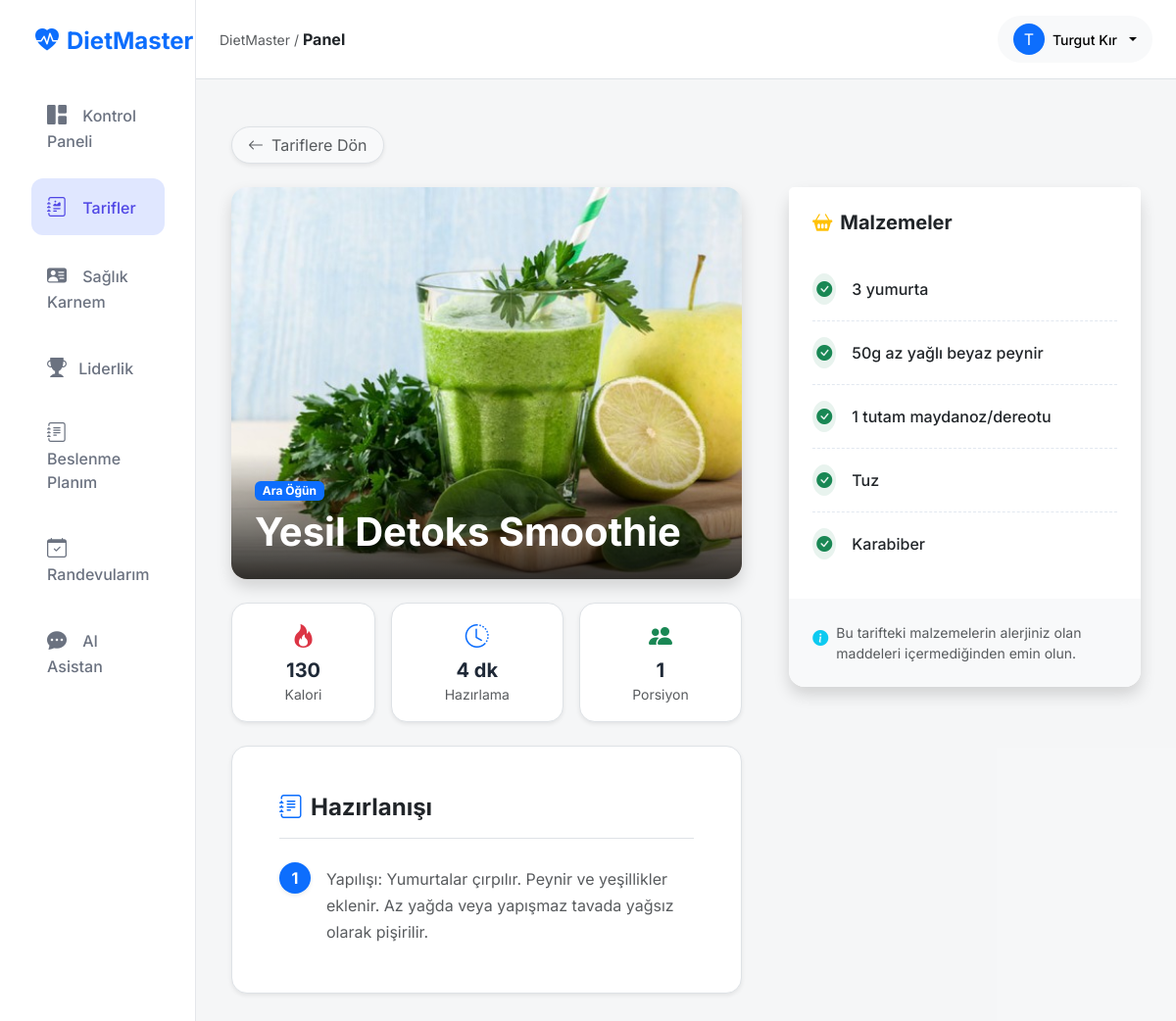
/recipes/3/ (signed in), run on the app's committed database.
### apps/users/models.py (models this page shows, shortened)
class CustomUser(AbstractUser):
    class Role(models.TextChoices):
        ADMIN = "ADMIN", "Diyetisyen (Admin)"
        STAFF = "STAFF", "Stajyer"
        CLIENT = "CLIENT", "Danışan"
        NEW_CLIENT = "NEW_CLIENT", "Yeni Üye (Potansiyel)"
    role = models.CharField(
        max_length=50,
        choices=Role.choices,
        default=Role.NEW_CLIENT,
        verbose_name="Kullanıcı Rolü"
    )
    phone_number = models.CharField(
        max_length=15,
        blank=True,
        null=True,
        verbose_name="Telefon Numarası"
    )
    profile_photo = models.ImageField(
        upload_to='profile_photos/',
        blank=True,
        null=True,
        verbose_name="Profil Fotoğrafı"
    )

### apps/recipes/models.py (models this page shows, shortened)
class Recipe(models.Model):
    STATUS_CHOICES = (
        ('PENDING', 'Onay Bekliyor'),
        ('APPROVED', 'Yayında'),
        ('REJECTED', 'Reddedildi'),
    )
    author = models.ForeignKey(
        settings.AUTH_USER_MODEL,
        on_delete=models.SET_NULL,
        null=True,
        blank=True,
        verbose_name="Ekleyen"
    )
    category = models.ForeignKey(Category, on_delete=models.CASCADE, related_name='recipes', verbose_name="Kategori")
    title = models.CharField(max_length=200, verbose_name="Tarif Başlığı")
    image = models.ImageField(upload_to='recipes/', verbose_name="Kapak Fotoğrafı")
    ingredients = models.TextField(verbose_name="Malzemeler", help_text="Her malzemeyi yeni bir satıra yazın.")
    instructions = models.TextField(verbose_name="Hazırlanışı", help_text="Her adımı yeni bir satıra yazın.")
    calories = models.PositiveIntegerField(verbose_name="Kalori (kcal)")
    prep_time = models.PositiveIntegerField(verbose_name="Hazırlama Süresi (dk)")
    status = models.CharField(max_length=10, choices=STATUS_CHOICES, default='APPROVED', verbose_name="Durum")
    created_at = models.DateTimeField(auto_now_add=True)
    class Meta:
        verbose_name = "Tarif"
        verbose_name_plural = "Tarifler"
        ordering = ['-created_at']
    @property
    def ingredient_list(self):
        return [x.strip() for x in self.ingredients.split('\n') if x.strip()]
    @property
    def instruction_list(self):
        return [x.strip() for x in self.instructions.split('\n') if x.strip()]

class Category(models.Model):
    name = models.CharField(max_length=100, verbose_name="Kategori Adı")
    slug = models.SlugField(unique=True, verbose_name="Slug")
    class Meta:
        verbose_name = "Kategori"
        verbose_name_plural = "Kategoriler"

### apps/recipes/views.py (the view)
# urls.py: path('<int:pk>/', views.recipe_detail, name='detail'),
@login_required
def recipe_detail(request, pk):
    recipe = get_object_or_404(Recipe, pk=pk)
    if request.user.role != 'ADMIN' and recipe.status != 'APPROVED':
        return HttpResponseForbidden("Bu tarifi görüntüleme yetkiniz yok.")
    related_recipes = Recipe.objects.filter(category=recipe.category, status='APPROVED').exclude(pk=pk)[:3]
    return render(request, 'recipes/recipe_detail.html', {'recipe': recipe, 'related_recipes': related_recipes})

### templates/recipes/recipe_detail.html (shortened to what this page needs)
{% extends 'base.html' %}
{% block content %}
<div class="container py-4">
    <a href="{% url 'recipes:list' %}" class="btn btn-light rounded-pill mb-4 border shadow-sm px-3 text-muted">
        <i class="bi bi-arrow-left me-2"></i>Tariflere Dön
    </a>
    <div class="row g-5">
        <div class="col-lg-7">
            <div class="rounded-4 overflow-hidden shadow mb-4 position-relative" style="height: 400px;">
                {% if recipe.image %}
                    <img src="{{ recipe.image.url }}" class="w-100 h-100 object-fit-cover" alt="{{ recipe.title }}">
                {% endif %}
                <div class="position-absolute bottom-0 start-0 w-100 p-4"
                     style="background: linear-gradient(to top, rgba(0,0,0,0.8), transparent);">
                    <span class="badge bg-primary mb-2">{{ recipe.category.name }}</span>
                    <h1 class="fw-bold text-white mb-0">{{ recipe.title }}</h1>
                </div>
            </div>
            <div class="d-flex gap-3 mb-4">
                <div class="flex-fill bg-white p-3 rounded-4 shadow-sm border text-center">
                    <i class="bi bi-fire text-danger fs-4 mb-1 d-block"></i>
                    <span class="fw-bold d-block h5 mb-0">{{ recipe.calories }}</span>
                    <small class="text-muted">Kalori</small>
                </div>
                <div class="flex-fill bg-white p-3 rounded-4 shadow-sm border text-center">
                    <i class="bi bi-clock-history text-primary fs-4 mb-1 d-block"></i>
                    <span class="fw-bold d-block h5 mb-0">{{ recipe.prep_time }} dk</span>
                    <small class="text-muted">Hazırlama</small>
                </div>
                <div class="flex-fill bg-white p-3 rounded-4 shadow-sm border text-center">
                    <i class="bi bi-people-fill text-success fs-4 mb-1 d-block"></i>
                    <span class="fw-bold d-block h5 mb-0">1</span>
                    <small class="text-muted">Porsiyon</small>
                </div>
            </div>
            <div class="bg-white p-4 p-md-5 rounded-4 shadow-sm border mb-4">
                <h4 class="fw-bold text-dark mb-4 border-bottom pb-3">
                    <i class="bi bi-journal-text me-2 text-primary"></i>Hazırlanışı
                </h4>
                <div class="vstack gap-4">
                    {% for step in recipe.instruction_list %}
                    <div class="d-flex">
                        <div class="flex-shrink-0 me-3">
                            <div class="bg-primary text-white rounded-circle d-flex align-items-center justify-content-center fw-bold shadow-sm"
                                 style="width: 32px; height: 32px;">
                                {{ forloop.counter }}
                            </div>
                        </div>
                        <div class="text-dark opacity-75 pt-1" style="line-height: 1.7;">
                            {{ step }}
                        </div>
                    </div>
                    {% endfor %}
                </div>
            </div>
        </div>
        <div class="col-lg-5">
            <div class="card border-0 shadow rounded-4 sticky-top" style="top: 2rem; z-index: 10;">
                <div class="card-header bg-white border-0 pt-4 px-4 pb-0">
                    <h5 class="fw-bold text-dark mb-0">
                        <i class="bi bi-basket2-fill me-2 text-warning"></i>Malzemeler
                    </h5>
                </div>
                <div class="card-body p-4">
                    <ul class="list-group list-group-flush">
                        {% for item in recipe.ingredient_list %}
                        <li class="list-group-item px-0 py-3 border-bottom-dashed d-flex align-items-center">
                            <i class="bi bi-check-circle-fill text-success bg-success bg-opacity-10 rounded-circle p-1 me-3"></i>
                            <span class="fw-medium text-dark">{{ item }}</span>
                        </li>
                        {% endfor %}
                    </ul>
                </div>
                <div class="card-footer bg-light border-0 p-4 rounded-bottom-4">
                    <div class="d-flex align-items-start">
                        <i class="bi bi-info-circle-fill text-info me-2 mt-1"></i>
                        <small class="text-muted">
                            Bu tarifteki malzemelerin alerjiniz olan maddeleri içermediğinden emin olun.
                        </small>
                    </div>
                </div>
            </div>
        </div>
    </div>
</div>
{% endblock %}

### templates/base.html (shortened to what this page needs)
{% load static %}
<!DOCTYPE html>
<html lang="tr">
<head>
    <link href="https://cdn.jsdelivr.net/npm/bootstrap@5.3.2/dist/css/bootstrap.min.css" rel="stylesheet">
    <link rel="stylesheet" href="https://cdn.jsdelivr.net/npm/bootstrap-icons@1.11.3/font/bootstrap-icons.min.css">
    <link rel="stylesheet" href="{% static 'css/main.css' %}">
</head>
<body>
<div class="container-fluid">
    <div class="row">
        {% if user.is_authenticated %}
        <nav id="sidebar" class="col-md-3 col-lg-2 d-none d-md-block sidebar min-vh-100">
            <div class="position-sticky pt-3">
                <div class="px-4 pb-4 pt-2">
                    <a class="navbar-brand fs-4 fw-bold text-primary d-flex align-items-center" href="{% url 'core:dashboard' %}">
                        <i class="bi bi-heart-pulse-fill me-2"></i> DietMaster
                    </a>
                </div>
                <ul class="nav flex-column px-2">
                    <li class="nav-item mb-1">
                        <a class="nav-link {% if request.resolver_match.view_name == 'core:dashboard' %}active{% endif %}" href="{% url 'core:dashboard' %}">
                            <i class="bi bi-grid-1x2-fill"></i>
                            <span>Kontrol Paneli</span>
                        </a>
                    </li>
                    <li class="nav-item mb-1">
                        <a class="nav-link {% if 'recipes' in request.resolver_match.view_name %}active{% endif %}" href="{% url 'recipes:list' %}">
                            <i class="bi bi-journal-richtext"></i>
                            <span>Tarifler</span>
                        </a>
                    </li>
                    {% if user.role == 'CLIENT' %}
                    <li class="nav-item mb-1">
                        <a class="nav-link {% if 'profiles' in request.path %}active{% endif %}" href="{% url 'profiles:detail' %}">
                            <i class="bi bi-person-vcard-fill"></i>
                            <span>Sağlık Karnem</span>
                        </a>
                    </li>
                    <li class="nav-item">
                        <a class="nav-link" href="{% url 'leaderboard:ranking' %}">
                            <i class="bi bi-trophy-fill me-2"></i> Liderlik
                        </a>
                    </li>
                    <li class="nav-item mb-1">
                        <a class="nav-link {% if 'nutrition/my-plan' in request.path %}active{% endif %}" href="{% url 'nutrition:my_plan' %}">
                            <i class="bi bi-journal-text"></i>
                            <span>Beslenme Planım</span>
                        </a>
                    </li>
                    <li class="nav-item mb-1">
                        <a class="nav-link {% if 'appointments' in request.path %}active{% endif %}" href="{% url 'appointments:calendar' %}">
                            <i class="bi bi-calendar-check"></i>
                            <span>Randevularım</span>
                        </a>
                    </li>
                    <li class="nav-item mb-1">
                        <a class="nav-link {% if 'chat' in request.path %}active{% endif %}" href="{% url 'chat:room' %}">
                            <i class="bi bi-chat-dots-fill"></i>
                            <span>AI Asistan</span>
                        </a>
                    </li>
                    {% endif %}
                </ul>
            </div>
        </nav>
        {% endif %}
        <div class="col-md-9 ms-sm-auto col-lg-10 p-0 bg-light bg-opacity-50 min-vh-100">
            <header class="header-navbar sticky-top bg-white border-bottom d-flex align-items-center justify-content-between px-4 py-3">
                <div class="d-none d-md-block">
                    <span class="text-muted small">DietMaster / </span>
                    <span class="fw-bold text-dark">{% block title_breadcrumb %}Panel{% endblock %}</span>
                </div>
                <div class="dropdown">
                    <button class="btn btn-light bg-gray-50 border-0 dropdown-toggle d-flex align-items-center gap-2 py-2 px-3 rounded-pill" type="button" data-bs-toggle="dropdown" aria-expanded="false">
                        <div class="bg-primary text-white rounded-circle d-flex align-items-center justify-content-center" style="width: 32px; height: 32px;">
                            {{ request.user.first_name|slice:":1"|default:request.user.username|slice:":1"|upper }}
                        </div>
                        <span class="fw-medium small d-none d-md-inline">{{ request.user.get_full_name|default:request.user.username }}</span>
                    </button>
                </div>
            </header>
            <main class="p-4">
                {% block content %}{% endblock %}
            </main>
        </div>
    </div>
</div>
</body>
</html>

### static/css/main.css (style rules this page uses)
:root { --primary: #6366f1; --primary-dark: #4f46e5; --primary-light: #e0e7ff; --secondary: #64748b; --success: #10b981; --warning: #f59e0b; --danger: #ef4444; --bg-body: #f3f4f6; --bg-card: #ffffff; --gradient-primary: linear-gradient(135deg, #6366f1 0%, #4f46e5 100%); --shadow-sm: 0 1px 2px 0 rgb(0 0 0 / 0.05); --shadow-md: 0 4px 6px -1px rgb(0 0 0 / 0.1), 0 2px 4px -1px rgb(0 0 0 / 0.06); --shadow-lg: 0 10px 15px -3px rgb(0 0 0 / 0.1), 0 4px 6px -2px rgb(0 0 0 / 0.05); --radius-md: 12px; --radius-lg: 16px; --radius-full: 9999px; --transition: all 0.2s cubic-bezier(0.4, 0, 0.2, 1); }
body { font-family: 'Inter', sans-serif; background-color: var(--bg-body); color: #1f2937; -webkit-font-smoothing: antialiased; }
a { text-decoration: none; }
.sidebar { background-color: var(--bg-card); border-right: 1px solid #e5e7eb; }
.sidebar .nav-link { color: #6b7280; font-weight: 500; padding: 0.875rem 1rem; margin: 0.25rem 0.75rem; border-radius: var(--radius-md); transition: var(--transition); }
.sidebar .nav-link.active { background-color: var(--primary-light); color: var(--primary-dark); }
.sidebar .nav-link i { margin-right: 0.75rem; font-size: 1.25rem; }

### templates/recipes/recipe_detail.html (style rules this page uses)
.border-bottom-dashed { border-bottom: 1px dashed #e2e8f0; }
.border-bottom-dashed:last-child { border-bottom: none; }

### data on the page
CustomUser: user.first_name "T", user.get_full_name "Turgut Kır"
Recipe: image (picture), category.name "Ara Öğün", title "Yesil Detoks Smoothie", calories "130", prep_time "4", instruction_list "Yapılışı: Yumurtalar çırpılır. Peynir ve yeşillikler eklenir. Az yağda veya yapışmaz tavada yağsız olarak pişirilir."

### other printed values
{{ item }} "3 yumurta" "50g az yağlı beyaz peynir" "1 tutam maydanoz/dereotu" "Tuz" "Karabiber"
